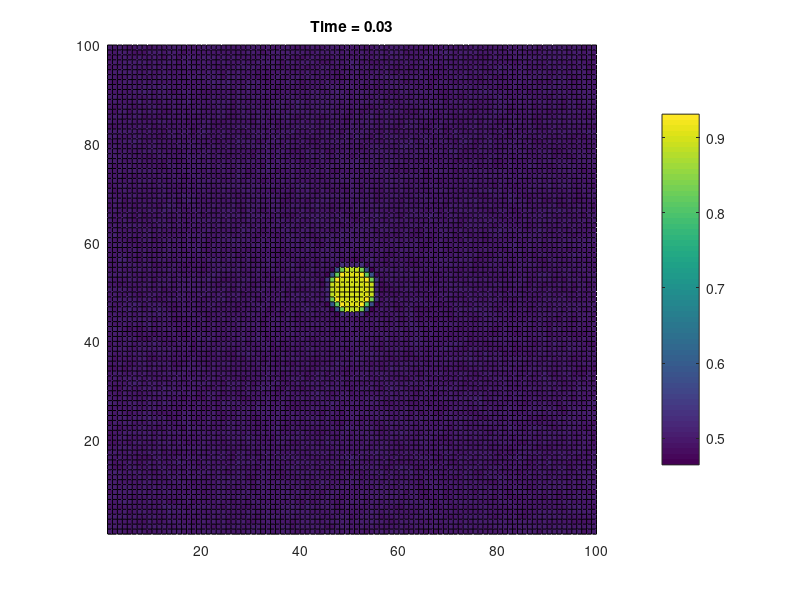

Source code (MATLAB): (Note: a time limit stopped this script after it produced the figure.)
clear all;
clc;

%% Domain size
Ny = 100;
Nx = 100;
Nstp = 2001;

%% Arrays
mu = zeros(Ny, Nx);
phi = zeros(Ny, Nx);
Lap = zeros(Ny, Nx);

%% Parameters
dx = 1;
dy = 1;
dt = 0.03;

W = 1.0;
K = 0.64 * 1;
M = 1.0;

%% Initial condition: random fluctuation
phi = (rand(Ny, Nx) - 0.5) * 0.02 + 0.5;

%% Add a nucleus in the center
radius = 5;  % Radius of the nucleus
center_x = round(Nx / 2);
center_y = round(Ny / 2);

for i = 1:Ny
    for j = 1:Nx
        if (i - center_y)^2 + (j - center_x)^2 < radius^2
            phi(i, j) = 0.9;  % Higher order parameter to simulate nucleus
        end
    end
end

tm = 0.0;

%% Time evolution
for iter = 1:Nstp
    % Loop over grid points to compute Laplacian of phi
    for i = 2:Ny-1
        for j = 2:Nx-1
            Lap(i,j) = (phi(i+1,j) + phi(i-1,j) + phi(i,j+1) + phi(i,j-1) - 4*phi(i,j)) / (dx^2);
            mu(i,j) = W * (2 * phi(i,j) * (1 - phi(i,j)) * (1 - 2 * phi(i,j))) - K * Lap(i,j);
        end
    end

    % Periodic boundary condition for mu
    mu(1,:) = mu(Ny-1,:);
    mu(Ny,:) = mu(2,:);
    mu(:,1) = mu(:,Nx-1);
    mu(:,Nx) = mu(:,2);  

    % Compute Laplacian of mu
    for i = 2:Ny-1
        for j = 2:Nx-1
            Lap(i,j) = (mu(i+1,j) + mu(i-1,j) + mu(i,j+1) + mu(i,j-1) - 4 * mu(i,j)) / (dx^2);
        end
    end

    % Update phi using Euler method
    for i = 2:Ny-1
        for j = 2:Nx-1
            phi(i,j) = phi(i,j) + dt * M * Lap(i,j);
        end
    end

    % Periodic boundary condition for phi
    phi(1,:) = phi(Ny-1,:);
    phi(Ny,:) = phi(2,:);
    phi(:,1) = phi(:,Nx-1);
    phi(:,Nx) = phi(:,2);

    tm = tm + dt;

    % Save 3 snapshots
    if iter == 1 || iter == 1001 || iter == 2001
        surf(phi)
        title(['Time = ', num2str(tm)])
        pbaspect([Nx Ny Nx])
        colorbar
        axis([1 Nx 1 Ny -0.05 1.05])
        view(2)

        filename = ['snapshot_' num2str(iter) '.png'];
        saveas(gcf, filename);
    end
end
